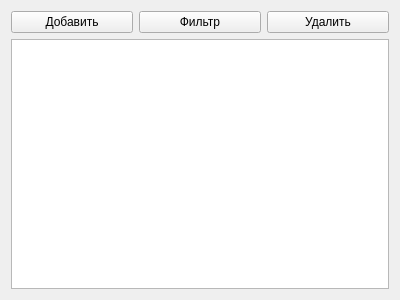
<?xml version="1.0" encoding="UTF-8"?>
<ui version="4.0">
 <class>SqlTableWin</class>
 <widget class="QWidget" name="SqlTableWin">
  <property name="geometry">
   <rect>
    <x>0</x>
    <y>0</y>
    <width>400</width>
    <height>300</height>
   </rect>
  </property>
  <property name="windowTitle">
   <string>Form</string>
  </property>
  <layout class="QGridLayout" name="gridLayout_2">
   <item row="0" column="0">
    <layout class="QGridLayout" name="gridLayout">
     <item row="0" column="1">
      <widget class="QPushButton" name="pbFilter">
       <property name="text">
        <string>Фильтр</string>
       </property>
      </widget>
     </item>
     <item row="0" column="0">
      <widget class="QPushButton" name="pbAddRow">
       <property name="text">
        <string>Добавить</string>
       </property>
       <property name="shortcut">
        <string>Ins</string>
       </property>
      </widget>
     </item>
     <item row="1" column="0" colspan="3">
      <widget class="QTableView" name="sqlTableView"/>
     </item>
     <item row="0" column="2">
      <widget class="QPushButton" name="pbDelete">
       <property name="text">
        <string>Удалить</string>
       </property>
       <property name="shortcut">
        <string>Del</string>
       </property>
      </widget>
     </item>
    </layout>
   </item>
  </layout>
 </widget>
 <resources/>
 <connections>
  <connection>
   <sender>pbAddRow</sender>
   <signal>clicked()</signal>
   <receiver>SqlTableWin</receiver>
   <slot>slotAddRow()</slot>
   <hints>
    <hint type="sourcelabel">
     <x>71</x>
     <y>21</y>
    </hint>
    <hint type="destinationlabel">
     <x>199</x>
     <y>149</y>
    </hint>
   </hints>
  </connection>
  <connection>
   <sender>pbDelete</sender>
   <signal>clicked()</signal>
   <receiver>SqlTableWin</receiver>
   <slot>slotDelRow()</slot>
   <hints>
    <hint type="sourcelabel">
     <x>328</x>
     <y>21</y>
    </hint>
    <hint type="destinationlabel">
     <x>199</x>
     <y>149</y>
    </hint>
   </hints>
  </connection>
 </connections>
 <slots>
  <slot>slotAddRow()</slot>
  <slot>slotDelRow()</slot>
 </slots>
</ui>
